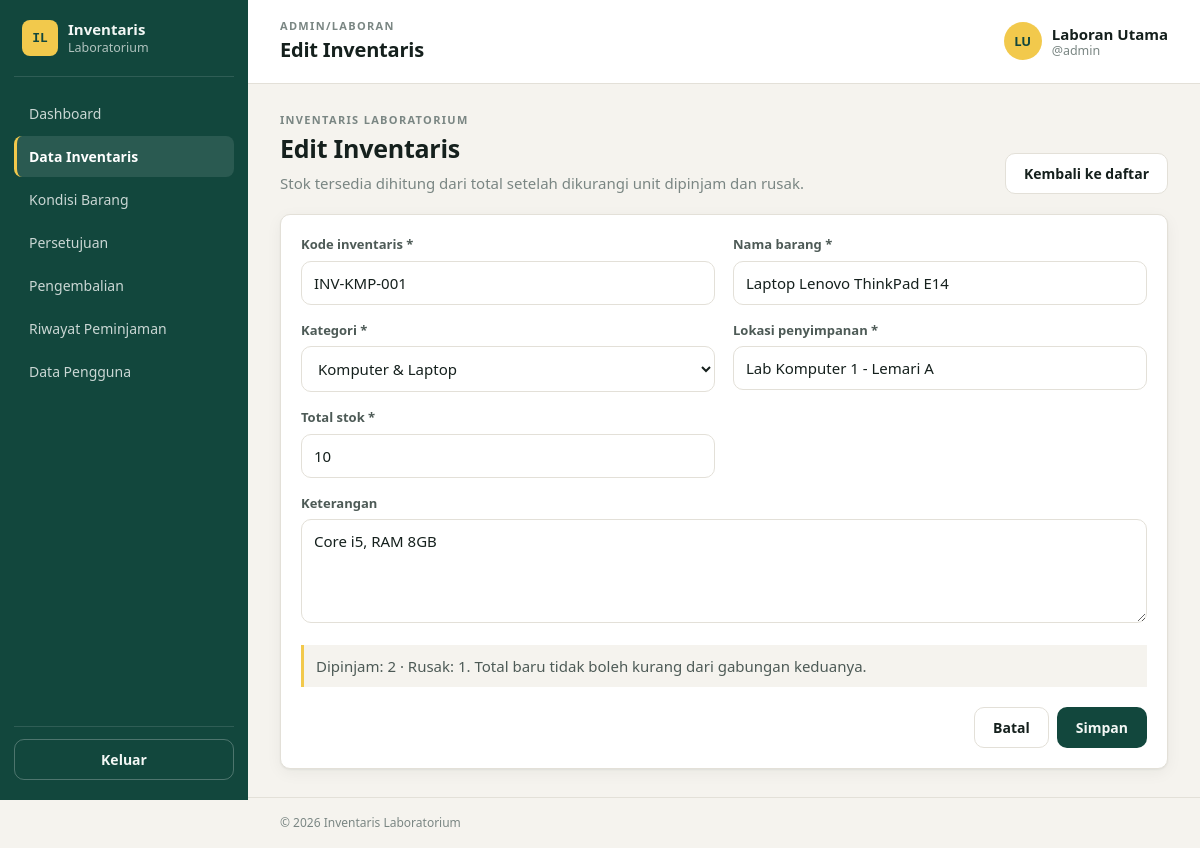
The page /modules/inventaris/form.php?id=1 (signed in) on the database its author committed.
### tables this page shows
CREATE TABLE users (
  id            INT UNSIGNED AUTO_INCREMENT PRIMARY KEY,
  full_name     VARCHAR(100) NOT NULL,
  username      VARCHAR(50)  NOT NULL,
  password_hash VARCHAR(255) NOT NULL,              
  role          ENUM('admin','peminjam') NOT NULL DEFAULT 'peminjam',
  identity_no   VARCHAR(30)  NULL,                  
  user_type     ENUM('laboran','mahasiswa','dosen') NOT NULL DEFAULT 'mahasiswa',
  is_active     TINYINT(1)   NOT NULL DEFAULT 1,    
  created_at    DATETIME     NOT NULL DEFAULT CURRENT_TIMESTAMP,
  updated_at    DATETIME     NOT NULL DEFAULT CURRENT_TIMESTAMP ON UPDATE CURRENT_TIMESTAMP,
  CONSTRAINT uq_users_username UNIQUE (username)
);

CREATE TABLE inventories (
  id              INT UNSIGNED AUTO_INCREMENT PRIMARY KEY,
  code            VARCHAR(30)  NOT NULL,
  name            VARCHAR(150) NOT NULL,
  category_id     INT UNSIGNED NOT NULL,
  location        VARCHAR(100) NOT NULL,
  description     TEXT NULL,
  qty_total       INT UNSIGNED NOT NULL DEFAULT 0,
  qty_available   INT UNSIGNED NOT NULL DEFAULT 0,
  qty_borrowed    INT UNSIGNED NOT NULL DEFAULT 0,
  qty_damaged     INT UNSIGNED NOT NULL DEFAULT 0,  
  qty_damaged_light INT UNSIGNED NOT NULL DEFAULT 0,
  qty_damaged_heavy INT UNSIGNED NOT NULL DEFAULT 0,
  is_active       TINYINT(1)   NOT NULL DEFAULT 1,  
  created_at      DATETIME     NOT NULL DEFAULT CURRENT_TIMESTAMP,
  updated_at      DATETIME     NOT NULL DEFAULT CURRENT_TIMESTAMP ON UPDATE CURRENT_TIMESTAMP,
  CONSTRAINT uq_inventories_code UNIQUE (code),
  CONSTRAINT fk_inventories_category FOREIGN KEY (category_id)
    REFERENCES categories(id) ON UPDATE CASCADE ON DELETE RESTRICT,
  CONSTRAINT chk_inventories_balance
    CHECK (qty_total = qty_available + qty_borrowed + qty_damaged),
  CONSTRAINT chk_inventories_damage_split
    CHECK (qty_damaged = qty_damaged_light + qty_damaged_heavy)
);

CREATE TABLE categories (
  id          INT UNSIGNED AUTO_INCREMENT PRIMARY KEY,
  name        VARCHAR(100) NOT NULL,
  description VARCHAR(255) NULL,
  is_active   TINYINT(1)   NOT NULL DEFAULT 1,
  created_at  DATETIME     NOT NULL DEFAULT CURRENT_TIMESTAMP,
  updated_at  DATETIME     NOT NULL DEFAULT CURRENT_TIMESTAMP ON UPDATE CURRENT_TIMESTAMP,
  CONSTRAINT uq_categories_name UNIQUE (name)
);

### includes/helpers.php (called while the page is built, shortened)
<?php
require_once __DIR__ . '/../config/database.php';
function e($value): string
{
    return htmlspecialchars((string)$value, ENT_QUOTES, 'UTF-8');
}
function url(string $path = ''): string
{
    return BASE_URL . '/' . ltrim($path, '/');
}
function valid_nonnegative_int($value): ?int
{
    $parsed = filter_var((string)$value, FILTER_VALIDATE_INT);
    return $parsed !== false && $parsed >= 0 ? $parsed : null;
}

### auth/session.php (called while the page is built, shortened)
<?php
require_once __DIR__ . '/../includes/helpers.php';
function current_user(): ?array
{
    return $_SESSION['user'] ?? null;
}
function require_login(): array
{
    $user = current_user();
    $expired = isset($_SESSION['last_activity']) && time() - $_SESSION['last_activity'] > SESSION_TIMEOUT;
    if ($user && !$expired) {
        $stmt = db()->prepare('SELECT role, is_active FROM users WHERE id = ?');
        $stmt->execute([$user['id']]);
        $row = $stmt->fetch();
        if ($row && (int)$row['is_active'] === 1) {
            return $_SESSION['user'];
        }
    }
}
function require_role(string $role): array
{
    $user = require_login();
    return $user;
}

### config/database.php (called while the page is built, shortened)
<?php
function db(): PDO
{
    static $pdo = null;
    if ($pdo === null) {
        $dsn = sprintf('mysql:host=%s;port=%s;dbname=%s;charset=%s', DB_HOST, DB_PORT, DB_NAME, DB_CHARSET);
        try {
            $pdo = new PDO($dsn, DB_USER, DB_PASS, [
                PDO::ATTR_ERRMODE            => PDO::ERRMODE_EXCEPTION,
                PDO::ATTR_DEFAULT_FETCH_MODE => PDO::FETCH_ASSOC,
                PDO::ATTR_EMULATE_PREPARES   => false,
            ]);
        } catch (PDOException $e) {
            http_response_code(500);
            exit('Koneksi database gagal. Periksa config/config.php dan pastikan MySQL XAMPP aktif.');
        }
    }
    return $pdo;
}

### modules/inventaris/form.php (the view, shortened to what this page needs)
<?php
require_once __DIR__ . '/../../auth/session.php';
require_once __DIR__ . '/../../includes/helpers.php';
$user = require_role('admin');
$id = valid_nonnegative_int($_GET['id'] ?? '0');
$item = ['id'=>0,'code'=>'','name'=>'','category_id'=>'','location'=>'','description'=>'','qty_total'=>0];
if ($id > 0) {
  $stmt = db()->prepare('SELECT * FROM inventories WHERE id = ?'); $stmt->execute([$id]); $found = $stmt->fetch();
  $item = $found;
}
$stmt = db()->prepare('SELECT id, name FROM categories WHERE is_active = 1 OR id = ? ORDER BY name'); $stmt->execute([$id > 0 ? $item['category_id'] : 0]); $categories = $stmt->fetchAll();
$pageTitle = $id > 0 ? 'Edit Inventaris' : 'Tambah Inventaris'; $activeMenu = 'inventaris';
require __DIR__ . '/../../layouts/header.php';
?>
<section class="page-heading"><div><p class="eyebrow">Inventaris laboratorium</p><h2><?= e($pageTitle) ?></h2><p class="muted">Stok tersedia dihitung dari total setelah dikurangi unit dipinjam dan rusak.</p></div><a class="btn btn-light" href="<?= e(url('modules/inventaris/index.php')) ?>">Kembali ke daftar</a></section>
<section class="card form-card"><form method="post" action="<?= e(url('modules/inventaris/action.php')) ?>">
<div class="form-grid"><label class="field"><span>Kode inventaris *</span><input name="code" maxlength="30" required value="<?= e($item['code']) ?>"></label><label class="field"><span>Nama barang *</span><input name="name" maxlength="150" required value="<?= e($item['name']) ?>"></label>
<label class="field"><span>Kategori *</span><select name="category_id" required><option value="">Pilih kategori</option><?php foreach ($categories as $category): ?><option value="<?= (int)$category['id'] ?>"<?= (int)$item['category_id'] === (int)$category['id'] ? ' selected' : '' ?>><?= e($category['name']) ?></option><?php endforeach; ?></select></label><label class="field"><span>Lokasi penyimpanan *</span><input name="location" maxlength="100" required value="<?= e($item['location']) ?>"></label>
<label class="field"><span>Total stok *</span><input type="number" name="qty_total" min="0" step="1" required value="<?= (int)$item['qty_total'] ?>"></label><label class="field field-wide"><span>Keterangan</span><textarea name="description" rows="4" maxlength="20000"><?= e($item['description']) ?></textarea></label></div>
<?php if ($id > 0): ?><p class="form-note">Dipinjam: <?= (int)$item['qty_borrowed'] ?> · Rusak: <?= (int)$item['qty_damaged'] ?>. Total baru tidak boleh kurang dari gabungan keduanya.</p><?php endif; ?>
<div class="form-actions"><a class="btn btn-light" href="<?= e(url('modules/inventaris/index.php')) ?>">Batal</a><button class="btn" type="submit">Simpan</button></div></form></section>
<?php require __DIR__ . '/../../layouts/footer.php'; ?>

### layouts/header.php (shortened to what this page needs)
<?php
$pageTitle  = $pageTitle  ?? 'Dashboard';
$roleLabel  = $user['role'] === 'admin' ? 'Admin/Laboran' : ucfirst($user['user_type']);
$initials   = strtoupper(implode('', array_map(fn($w) => $w[0] ?? '', array_slice(explode(' ', preg_replace('/^(Dr\.|Prof\.)\s*/', '', $user['full_name'])), 0, 2))));
?>
<!DOCTYPE html>
<html lang="id">
<head>
  <link rel="stylesheet" href="<?= e(url('assets/css/style.css')) ?>">
</head>
<body>
<div class="app">
  <?php require __DIR__ . '/sidebar.php'; ?>
  <div class="main">
    <header class="topbar">
      <div class="topbar-title">
        <p class="eyebrow"><?= e($roleLabel) ?></p>
        <h1><?= e($pageTitle) ?></h1>
      </div>
      <div class="topbar-user">
        <span class="avatar"><?= e($initials) ?></span>
        <span class="user-meta">
          <strong><?= e($user['full_name']) ?></strong>
          <small>@<?= e($user['username']) ?></small>
        </span>
      </div>
    </header>
    <main class="content">

### assets/css/style.css (style rules this page uses)
:root { --ink: #15201d; --ink-soft: #4d5a56; --muted: #7a8683; --paper: #f5f3ee; --surface: #ffffff; --line: #e3e0d8; --primary: #12473d; --primary-2: #1c6656; --primary-ink: #f3f7f5; --tag: #f2c94c; --success: #1f7a4a; --success-bg: #e4f3ea; --info: #1f5f8b; --info-bg: #e3eef7; --warning: #8a6100; --warning-bg: #fbf0d2; --danger: #a8322a; --danger-bg: #f8e3e1; --radius: 10px; --shadow: 0 1px 2px rgba(21,32,29,.06), 0 4px 16px rgba(21,32,29,.05); --font: "Segoe UI", "Helvetica Neue", Arial, sans-serif; --mono: "Cascadia Mono", "Consolas", "SFMono-Regular", monospace; }
* { box-sizing: border-box; }
html, body { margin: 0; }
body { font-family: var(--font); background: var(--paper); color: var(--ink); font-size: 15px; line-height: 1.5; }
a { color: var(--primary-2); }
h1, h2, h3 { margin: 0; letter-spacing: -.01em; }
.muted { color: var(--muted); }
.eyebrow { margin: 0; font-size: 11px; font-weight: 700; letter-spacing: .12em; text-transform: uppercase; color: var(--muted); }
.btn { display: inline-flex; align-items: center; justify-content: center; gap: 6px; padding: 10px 18px; border: 1px solid transparent; border-radius: var(--radius); background: var(--primary); color: var(--primary-ink); font: 600 14px var(--font); cursor: pointer; text-decoration: none; transition: background .15s; }
.field { display: block; margin-bottom: 16px; }
.field > span { display: block; font-size: 13px; font-weight: 600; margin-bottom: 6px; color: var(--ink-soft); }
.field input { width: 100%; padding: 11px 12px; border: 1px solid var(--line); border-radius: var(--radius); font: 15px var(--font); background: #fff; color: var(--ink); }
.app { display: flex; min-height: 100vh; }
.main { flex: 1; min-width: 0; display: flex; flex-direction: column; }
.topbar { display: flex; align-items: center; gap: 16px; padding: 18px 32px; background: var(--surface); border-bottom: 1px solid var(--line); }
.topbar-title { flex: 1; }
.topbar-title h1 { font-size: 20px; }
.topbar-user { display: flex; align-items: center; gap: 10px; }
.avatar { width: 38px; height: 38px; border-radius: 50%; background: var(--tag); color: var(--primary); display: grid; place-items: center; font-weight: 800; font-size: 13px; }
.user-meta { display: grid; line-height: 1.2; }
.user-meta small { color: var(--muted); }
.content { padding: 28px 32px; flex: 1; }
.card { background: var(--surface); border: 1px solid var(--line); border-radius: var(--radius); padding: 20px; box-shadow: var(--shadow); }
.page-heading { display:flex; justify-content:space-between; align-items:flex-end; gap:16px; flex-wrap:wrap; margin-bottom:20px; }
.page-heading h2 { font-size:25px; margin:2px 0 4px; }
.page-heading .muted { margin:0; }
.filter-actions, .form-actions { display:flex; align-items:center; gap:8px; flex-wrap:wrap; }
.btn-light { background:var(--surface); color:var(--ink); border-color:var(--line); }
.field select, .field textarea, .category-inline input { width:100%; padding:11px 12px; border:1px solid var(--line); border-radius:var(--radius); font:15px var(--font); background:var(--surface); color:var(--ink); }
.form-card { max-width:900px; }
.form-grid { display:grid; grid-template-columns:repeat(2,minmax(0,1fr)); gap:0 18px; }
.field-wide, .detail-wide { grid-column:1/-1; }
.form-note { margin:0 0 18px; padding:10px 12px; background:var(--paper); border-left:3px solid var(--tag); color:var(--ink-soft); }
.form-actions { justify-content:flex-end; margin-top:20px; }

### rows shown on the page
users: role "ADMIN/LABORAN", role "LU", role "Laboran Utama", role "admin"
inventories: code "INV-KMP-001", name "Laptop Lenovo ThinkPad E14", category_id "Komputer & Laptop", location "Lab Komputer 1 - Lemari A", qty_total "10", description "Core i5, RAM 8GB", qty_borrowed "2", qty_damaged "1"

### other values the page prints
$m['label'] "Dashboard"
$m['label'] "Data Inventaris"
$m['label'] "Kondisi Barang"
$m['label'] "Persetujuan"
$m['label'] "Pengembalian"
$m['label'] "Riwayat Peminjaman"
$m['label'] "Data Pengguna"
$pageTitle "Edit Inventaris"
APP_NAME "Inventaris Laboratorium"
